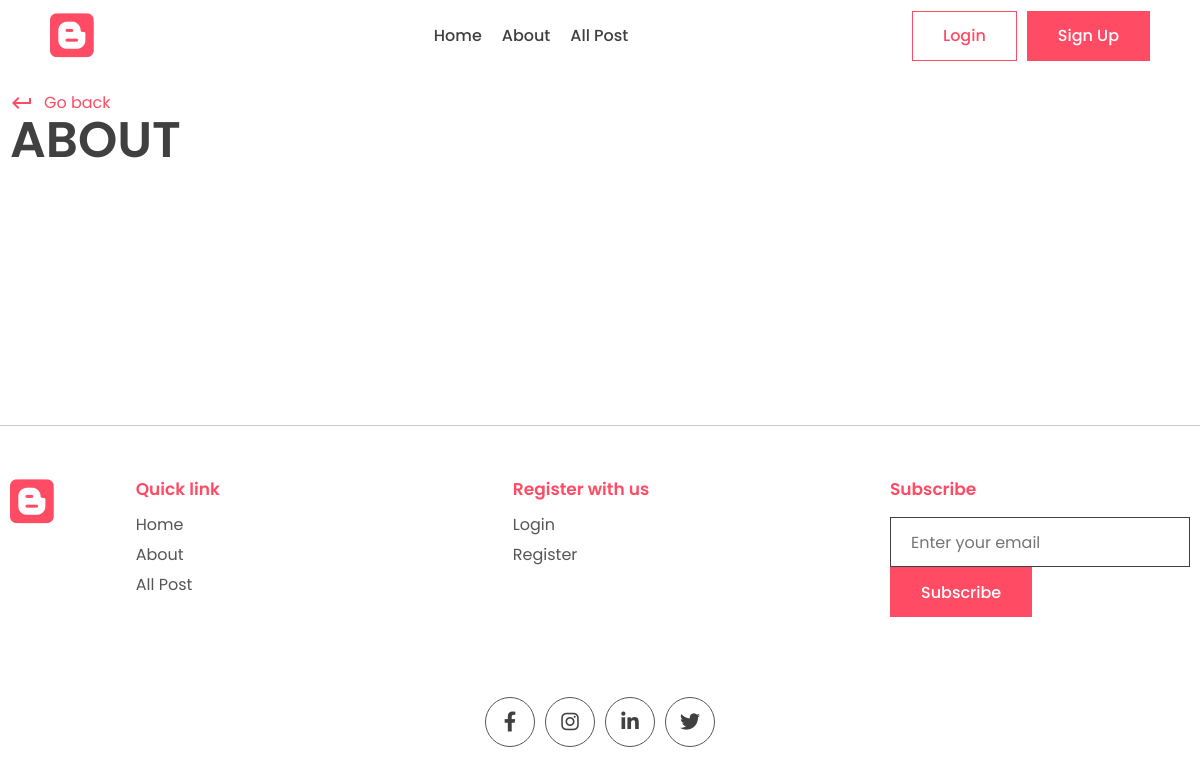
Page /about/ on the earlier database version.
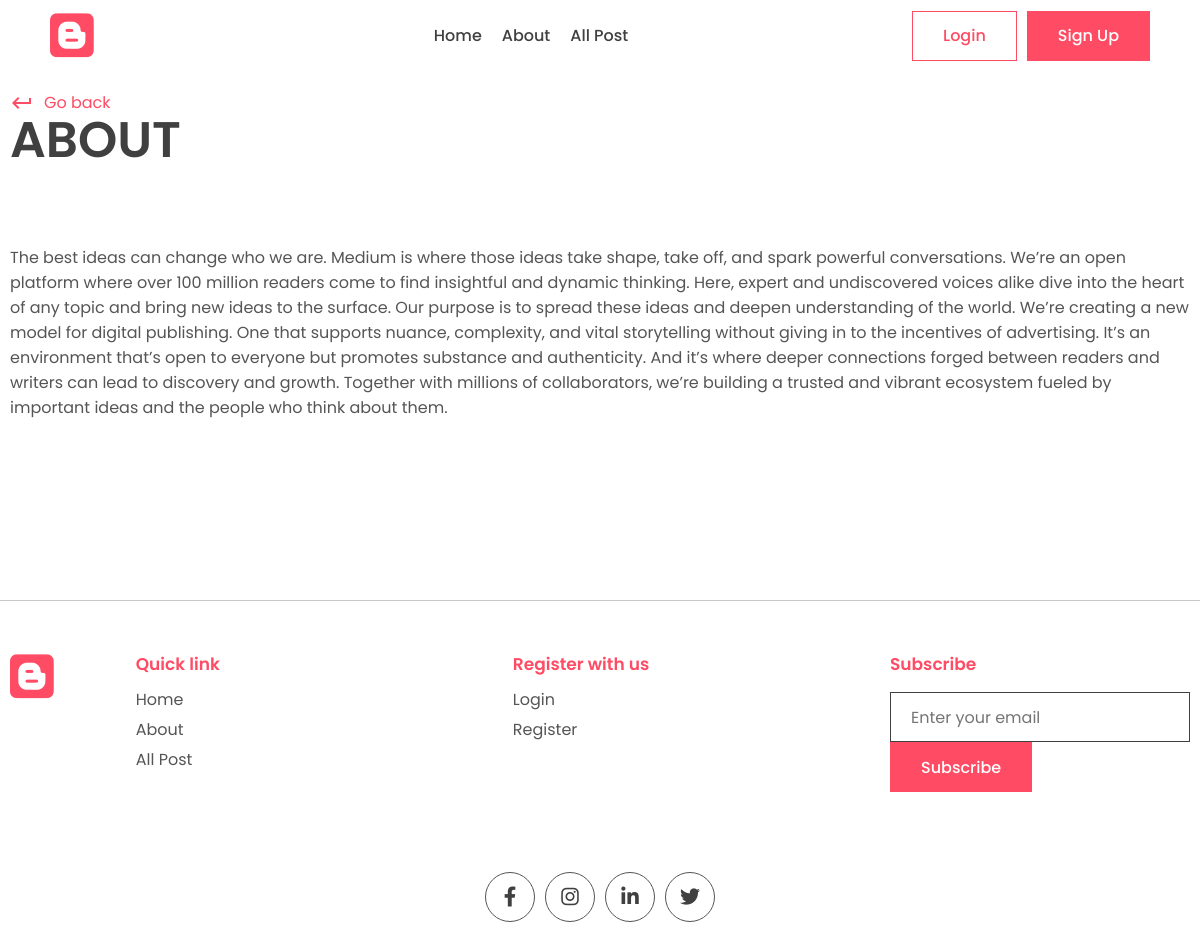
Same page on the later database version.
### blogapp/models.py (models this page shows)
class WebsiteMeta(models.Model):
    title=models.CharField(max_length=200)
    description=models.CharField(max_length=500)
    about = models.TextField()

### blogapp/views.py (the view)
# urls.py: path("about/", views.about, name="about"),
def about(request):
    website_info = None
    if WebsiteMeta.objects.all().exists():
        website_info = WebsiteMeta.objects.all()[0]
    context = {'website_info':website_info, 'subscribe_form':SubscribeForm()}
    return render(request, 'blogapp/about.html', context)

### blogapp/form.py
class SubscribeForm(forms.ModelForm):
    class Meta:
        model=Subscribe
        fields = '__all__'
        labels = {'email': _('')}
    def __init__(self, *args, **kwargs):
        super(SubscribeForm, self).__init__(*args, **kwargs)
        self.fields['email'].widget.attrs['placeholder'] = 'Enter your email'

### blogapp/templates/blogapp/about.html (shortened to what this page needs)
{% extends "base.html" %}
{% block content %}
    <main>
      <div class="container">
        <div class="page-top">
          <div class="top flex">
            <div class="page-name">
              <a href="{{request.META.HTTP_REFERER}}" class="learn">
                <span class="material-icons"> keyboard_return </span> Go back
              </a>
              <h1>About</h1>
            </div>
          </div>
        </div>
      </div>
    </main>
    <section class="sp">
      <div class="container">
<p>{{website_info.about}}</p>
      </div>
    </section>
{% endblock content %}

Differences in the rows shown:
added WebsiteMeta: about "The best ideas can change who we are. Medium is where those ideas take shape, take off, and spark powerful conversations. We’re an open platform where over 100 million readers come to find insightful and dynamic thinking. Here, expert and undiscovered voices alike dive into the heart of any topic and bring new ideas to the surface. Our purpose is to spread these ideas and deepen understanding of the world. We’re creating a new model for digital publishing. One that supports nuance, complexity, and vital storytelling without giving in to the incentives of advertising. It’s an environment that’s open to everyone but promotes substance and authenticity. And it’s where deeper connections forged…"
